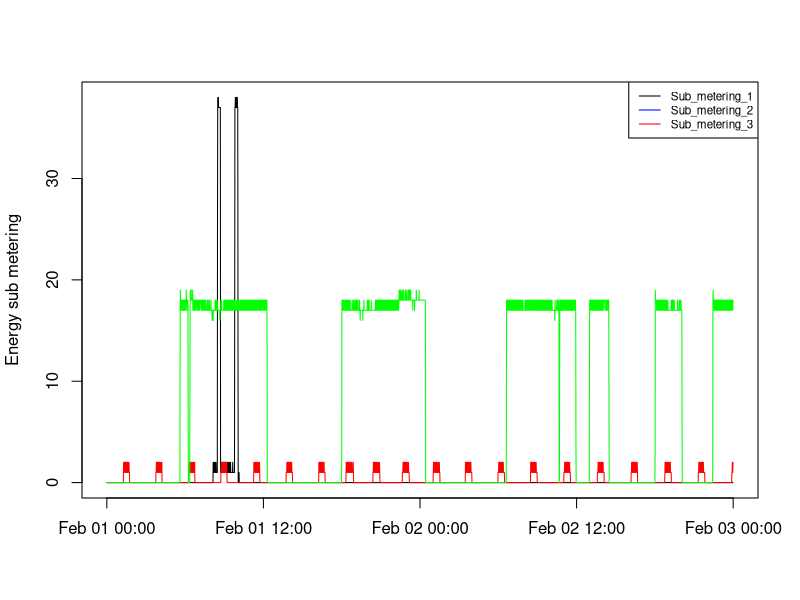

Generate this figure with R:
library(dplyr)
library(ggplot2)
library(data.table)
library(lubridate)

#Read data
consumpt<-fread('consumpt_1-2Feb2007.csv',na.strings=c("?",",,"))

#Convert dates to POSIX
consumpt$Date<-dmy_hms(paste(consumpt$Date,consumpt$Time))

#Make a plot with 1st submetering
plot(x=consumpt$Date,
     y=consumpt$Sub_metering_1,
     type="l",
     xlab='',
     ylab='Energy sub metering',
     main='')

#Adding 2 submetering lines
lines(consumpt$Date,consumpt$Sub_metering_2,col='red')
lines(consumpt$Date,consumpt$Sub_metering_3,col='green')

#Adding Legend
legend("topright" ,lty=1,col = c('black',"blue", "red"), cex=.7,legend = c("Sub_metering_1", "Sub_metering_2","Sub_metering_3"))


#Copy Plot to PNG file
dev.copy(png, file = "plot3.png",width=480,height=480)
dev.off()


